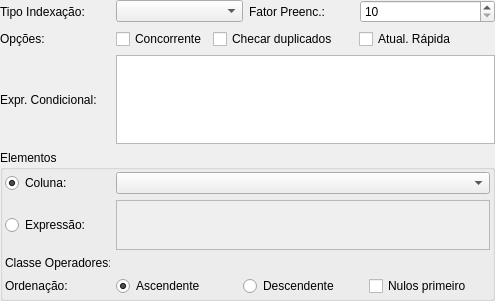
<?xml version="1.0" encoding="UTF-8"?>
<ui version="4.0">
 <class>IndiceWidget</class>
 <widget class="QWidget" name="IndiceWidget">
  <property name="geometry">
   <rect>
    <x>0</x>
    <y>0</y>
    <width>495</width>
    <height>301</height>
   </rect>
  </property>
  <property name="minimumSize">
   <size>
    <width>0</width>
    <height>0</height>
   </size>
  </property>
  <property name="windowTitle">
   <string>Form</string>
  </property>
  <layout class="QGridLayout" name="indice_grid">
   <property name="margin">
    <number>0</number>
   </property>
   <item row="0" column="0">
    <widget class="QLabel" name="tipo_index_lbl">
     <property name="sizePolicy">
      <sizepolicy hsizetype="Fixed" vsizetype="Preferred">
       <horstretch>0</horstretch>
       <verstretch>0</verstretch>
      </sizepolicy>
     </property>
     <property name="minimumSize">
      <size>
       <width>100</width>
       <height>0</height>
      </size>
     </property>
     <property name="maximumSize">
      <size>
       <width>100</width>
       <height>16777215</height>
      </size>
     </property>
     <property name="font">
      <font>
       <weight>50</weight>
       <italic>false</italic>
       <bold>false</bold>
      </font>
     </property>
     <property name="text">
      <string>Tipo Indexação:</string>
     </property>
    </widget>
   </item>
   <item row="0" column="1">
    <widget class="QComboBox" name="tipo_index_cmb">
     <property name="sizePolicy">
      <sizepolicy hsizetype="Fixed" vsizetype="Fixed">
       <horstretch>0</horstretch>
       <verstretch>0</verstretch>
      </sizepolicy>
     </property>
     <property name="minimumSize">
      <size>
       <width>127</width>
       <height>0</height>
      </size>
     </property>
     <property name="maximumSize">
      <size>
       <width>127</width>
       <height>16777215</height>
      </size>
     </property>
    </widget>
   </item>
   <item row="0" column="2">
    <widget class="QLabel" name="fator_preenc_lbl">
     <property name="sizePolicy">
      <sizepolicy hsizetype="Fixed" vsizetype="Preferred">
       <horstretch>0</horstretch>
       <verstretch>0</verstretch>
      </sizepolicy>
     </property>
     <property name="minimumSize">
      <size>
       <width>105</width>
       <height>0</height>
      </size>
     </property>
     <property name="maximumSize">
      <size>
       <width>110</width>
       <height>16777215</height>
      </size>
     </property>
     <property name="font">
      <font>
       <weight>50</weight>
       <italic>false</italic>
       <bold>false</bold>
       <kerning>true</kerning>
      </font>
     </property>
     <property name="text">
      <string>Fator Preenc.:</string>
     </property>
     <property name="alignment">
      <set>Qt::AlignLeading|Qt::AlignLeft|Qt::AlignVCenter</set>
     </property>
    </widget>
   </item>
   <item row="0" column="3">
    <widget class="QSpinBox" name="fator_preenc_sb">
     <property name="sizePolicy">
      <sizepolicy hsizetype="Expanding" vsizetype="Fixed">
       <horstretch>0</horstretch>
       <verstretch>0</verstretch>
      </sizepolicy>
     </property>
     <property name="minimumSize">
      <size>
       <width>110</width>
       <height>0</height>
      </size>
     </property>
     <property name="maximumSize">
      <size>
       <width>16777215</width>
       <height>16777215</height>
      </size>
     </property>
     <property name="minimum">
      <number>10</number>
     </property>
     <property name="maximum">
      <number>100</number>
     </property>
    </widget>
   </item>
   <item row="1" column="0">
    <widget class="QLabel" name="opcoes_lbl">
     <property name="sizePolicy">
      <sizepolicy hsizetype="Fixed" vsizetype="Fixed">
       <horstretch>0</horstretch>
       <verstretch>0</verstretch>
      </sizepolicy>
     </property>
     <property name="minimumSize">
      <size>
       <width>95</width>
       <height>0</height>
      </size>
     </property>
     <property name="maximumSize">
      <size>
       <width>95</width>
       <height>16777215</height>
      </size>
     </property>
     <property name="text">
      <string>Opções:</string>
     </property>
    </widget>
   </item>
   <item row="1" column="1" colspan="3">
    <layout class="QHBoxLayout" name="horizontalLayout_2">
     <item>
      <widget class="QCheckBox" name="concorrente_chk">
       <property name="sizePolicy">
        <sizepolicy hsizetype="Preferred" vsizetype="Fixed">
         <horstretch>0</horstretch>
         <verstretch>0</verstretch>
        </sizepolicy>
       </property>
       <property name="minimumSize">
        <size>
         <width>0</width>
         <height>0</height>
        </size>
       </property>
       <property name="maximumSize">
        <size>
         <width>16777215</width>
         <height>16777215</height>
        </size>
       </property>
       <property name="text">
        <string>Concorrente</string>
       </property>
      </widget>
     </item>
     <item>
      <widget class="QCheckBox" name="unico_chk">
       <property name="sizePolicy">
        <sizepolicy hsizetype="Fixed" vsizetype="Fixed">
         <horstretch>0</horstretch>
         <verstretch>0</verstretch>
        </sizepolicy>
       </property>
       <property name="minimumSize">
        <size>
         <width>140</width>
         <height>0</height>
        </size>
       </property>
       <property name="maximumSize">
        <size>
         <width>128</width>
         <height>16777215</height>
        </size>
       </property>
       <property name="text">
        <string>Checar duplicados</string>
       </property>
      </widget>
     </item>
     <item>
      <widget class="QCheckBox" name="atual_rapida_chk">
       <property name="sizePolicy">
        <sizepolicy hsizetype="Expanding" vsizetype="Fixed">
         <horstretch>0</horstretch>
         <verstretch>0</verstretch>
        </sizepolicy>
       </property>
       <property name="minimumSize">
        <size>
         <width>0</width>
         <height>0</height>
        </size>
       </property>
       <property name="maximumSize">
        <size>
         <width>16777215</width>
         <height>16777215</height>
        </size>
       </property>
       <property name="text">
        <string>Atual. Rápida</string>
       </property>
      </widget>
     </item>
    </layout>
   </item>
   <item row="2" column="0">
    <widget class="QLabel" name="exp_condicional_lbl">
     <property name="sizePolicy">
      <sizepolicy hsizetype="Fixed" vsizetype="Preferred">
       <horstretch>0</horstretch>
       <verstretch>0</verstretch>
      </sizepolicy>
     </property>
     <property name="minimumSize">
      <size>
       <width>110</width>
       <height>0</height>
      </size>
     </property>
     <property name="maximumSize">
      <size>
       <width>95</width>
       <height>16777215</height>
      </size>
     </property>
     <property name="text">
      <string>Expr. Condicional:</string>
     </property>
    </widget>
   </item>
   <item row="2" column="1" colspan="3">
    <widget class="QTextEdit" name="exp_condicional_txt">
     <property name="sizePolicy">
      <sizepolicy hsizetype="Expanding" vsizetype="Expanding">
       <horstretch>0</horstretch>
       <verstretch>0</verstretch>
      </sizepolicy>
     </property>
     <property name="minimumSize">
      <size>
       <width>0</width>
       <height>50</height>
      </size>
     </property>
     <property name="maximumSize">
      <size>
       <width>16777215</width>
       <height>90</height>
      </size>
     </property>
     <property name="frameShadow">
      <enum>QFrame::Sunken</enum>
     </property>
     <property name="lineWidth">
      <number>1</number>
     </property>
     <property name="midLineWidth">
      <number>0</number>
     </property>
     <property name="verticalScrollBarPolicy">
      <enum>Qt::ScrollBarAsNeeded</enum>
     </property>
     <property name="horizontalScrollBarPolicy">
      <enum>Qt::ScrollBarAsNeeded</enum>
     </property>
     <property name="undoRedoEnabled">
      <bool>true</bool>
     </property>
     <property name="readOnly">
      <bool>false</bool>
     </property>
     <property name="textInteractionFlags">
      <set>Qt::TextEditorInteraction</set>
     </property>
    </widget>
   </item>
   <item row="3" column="0" colspan="4">
    <widget class="QGroupBox" name="elementos_grp">
     <property name="title">
      <string>Elementos</string>
     </property>
     <layout class="QGridLayout" name="gridLayout">
      <property name="margin">
       <number>2</number>
      </property>
      <item row="0" column="0">
       <widget class="QRadioButton" name="coluna_rb">
        <property name="sizePolicy">
         <sizepolicy hsizetype="Fixed" vsizetype="Fixed">
          <horstretch>0</horstretch>
          <verstretch>0</verstretch>
         </sizepolicy>
        </property>
        <property name="minimumSize">
         <size>
          <width>90</width>
          <height>0</height>
         </size>
        </property>
        <property name="maximumSize">
         <size>
          <width>90</width>
          <height>16777215</height>
         </size>
        </property>
        <property name="text">
         <string>Coluna:</string>
        </property>
        <property name="checked">
         <bool>true</bool>
        </property>
        <property name="autoExclusive">
         <bool>false</bool>
        </property>
       </widget>
      </item>
      <item row="0" column="1">
       <widget class="QComboBox" name="coluna_cmb">
        <property name="sizePolicy">
         <sizepolicy hsizetype="Expanding" vsizetype="Fixed">
          <horstretch>0</horstretch>
          <verstretch>0</verstretch>
         </sizepolicy>
        </property>
        <property name="minimumSize">
         <size>
          <width>180</width>
          <height>0</height>
         </size>
        </property>
        <property name="maximumSize">
         <size>
          <width>16777215</width>
          <height>16777215</height>
         </size>
        </property>
       </widget>
      </item>
      <item row="1" column="0">
       <widget class="QRadioButton" name="expressao_rb">
        <property name="sizePolicy">
         <sizepolicy hsizetype="Fixed" vsizetype="Fixed">
          <horstretch>0</horstretch>
          <verstretch>0</verstretch>
         </sizepolicy>
        </property>
        <property name="minimumSize">
         <size>
          <width>90</width>
          <height>0</height>
         </size>
        </property>
        <property name="maximumSize">
         <size>
          <width>90</width>
          <height>16777215</height>
         </size>
        </property>
        <property name="text">
         <string>Expressão:</string>
        </property>
        <property name="checked">
         <bool>false</bool>
        </property>
        <property name="autoExclusive">
         <bool>false</bool>
        </property>
       </widget>
      </item>
      <item row="1" column="1">
       <widget class="QTextEdit" name="exp_elemento_txt">
        <property name="enabled">
         <bool>false</bool>
        </property>
        <property name="sizePolicy">
         <sizepolicy hsizetype="Expanding" vsizetype="Expanding">
          <horstretch>0</horstretch>
          <verstretch>0</verstretch>
         </sizepolicy>
        </property>
        <property name="minimumSize">
         <size>
          <width>0</width>
          <height>50</height>
         </size>
        </property>
        <property name="maximumSize">
         <size>
          <width>16777215</width>
          <height>50</height>
         </size>
        </property>
        <property name="frameShadow">
         <enum>QFrame::Sunken</enum>
        </property>
        <property name="lineWidth">
         <number>1</number>
        </property>
        <property name="midLineWidth">
         <number>0</number>
        </property>
        <property name="verticalScrollBarPolicy">
         <enum>Qt::ScrollBarAsNeeded</enum>
        </property>
        <property name="horizontalScrollBarPolicy">
         <enum>Qt::ScrollBarAsNeeded</enum>
        </property>
        <property name="undoRedoEnabled">
         <bool>true</bool>
        </property>
        <property name="readOnly">
         <bool>false</bool>
        </property>
        <property name="textInteractionFlags">
         <set>Qt::TextEditorInteraction</set>
        </property>
       </widget>
      </item>
      <item row="2" column="0">
       <widget class="QLabel" name="classe_op_lbl">
        <property name="sizePolicy">
         <sizepolicy hsizetype="Fixed" vsizetype="Preferred">
          <horstretch>0</horstretch>
          <verstretch>0</verstretch>
         </sizepolicy>
        </property>
        <property name="maximumSize">
         <size>
          <width>105</width>
          <height>16777215</height>
         </size>
        </property>
        <property name="text">
         <string>Classe Operadores:</string>
        </property>
       </widget>
      </item>
      <item row="3" column="0">
       <widget class="QLabel" name="ordenacao_lbl">
        <property name="sizePolicy">
         <sizepolicy hsizetype="Fixed" vsizetype="Preferred">
          <horstretch>0</horstretch>
          <verstretch>0</verstretch>
         </sizepolicy>
        </property>
        <property name="maximumSize">
         <size>
          <width>105</width>
          <height>16777215</height>
         </size>
        </property>
        <property name="text">
         <string>Ordenação: </string>
        </property>
       </widget>
      </item>
      <item row="3" column="1">
       <layout class="QHBoxLayout" name="horizontalLayout">
        <item>
         <widget class="QRadioButton" name="ascendente_rb">
          <property name="text">
           <string>Ascendente</string>
          </property>
          <property name="checked">
           <bool>true</bool>
          </property>
         </widget>
        </item>
        <item>
         <widget class="QRadioButton" name="descendente_rb">
          <property name="text">
           <string>Descendente</string>
          </property>
         </widget>
        </item>
        <item>
         <widget class="QCheckBox" name="nulos_primeiro_chk">
          <property name="text">
           <string>Nulos primeiro</string>
          </property>
         </widget>
        </item>
       </layout>
      </item>
     </layout>
    </widget>
   </item>
  </layout>
 </widget>
 <resources/>
 <connections/>
</ui>
